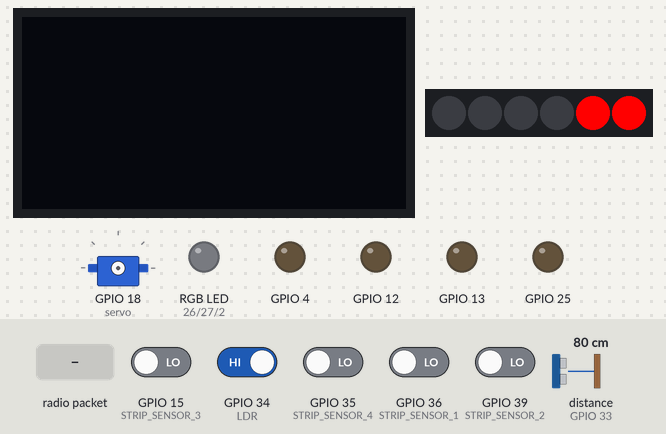
The sketch below on a simulated ESP32. On the bench: 128×64 one-colour display, 6 RGB LEDs in strip order, left to right, servo, an RGB LED mixed from three pins (HIGH = lit), output pins drawn as LEDs (lit = HIGH). Wiring (inferred from the names in the program): ultrasonic range finder: trigger GPIO 32; echo GPIO 33. Inputs (shaded band) come from the test bench; at power-on: GPIO 34 (LDR) HIGH, GPIO 15 (STRIP_SENSOR_3), GPIO 35 (STRIP_SENSOR_4), GPIO 36 (STRIP_SENSOR_1), GPIO 39 (STRIP_SENSOR_2) LOW, distance to the obstacle (sensor on GPIO 33) 80 cm. The echo pulse lasts 58.3 µs per cm; the audio player accepts every command and is not drawn; pins used as bus, display or sensor lines are not drawn.

Above: at 1.9 s.
2.0 s: GPIO 15 (STRIP_SENSOR_3) driven HIGH
At 2.3 s:
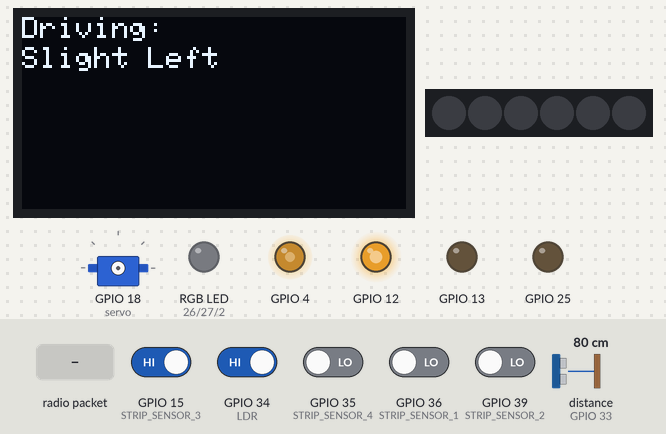
3.5 s: GPIO 35 (STRIP_SENSOR_4) driven HIGH
At 4.3 s:
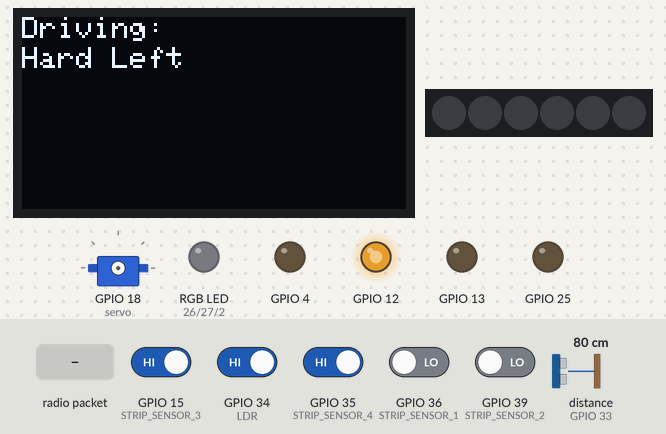
5.0 s: GPIO 39 (STRIP_SENSOR_2) driven HIGH
At 6.2 s:
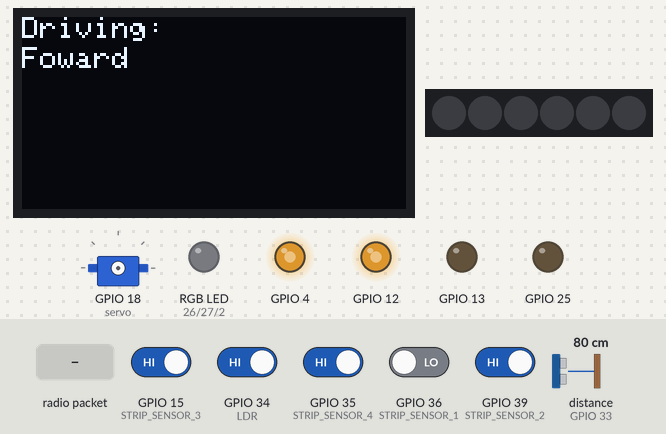
6.5 s: GPIO 36 (STRIP_SENSOR_1) driven HIGH
At 8.5 s:
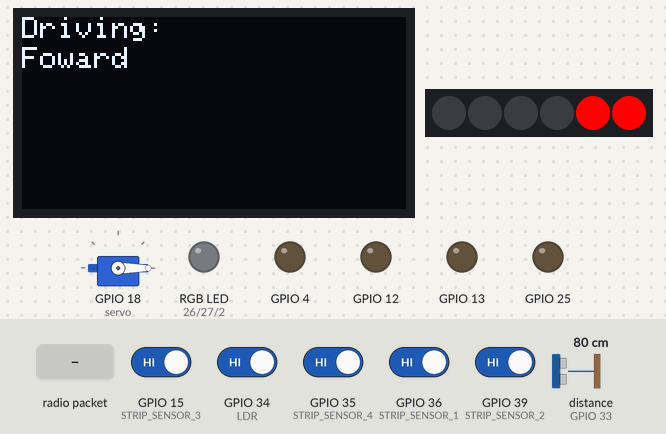
9.5 s: radio packet "Stop received" arrives
At 10.6 s:
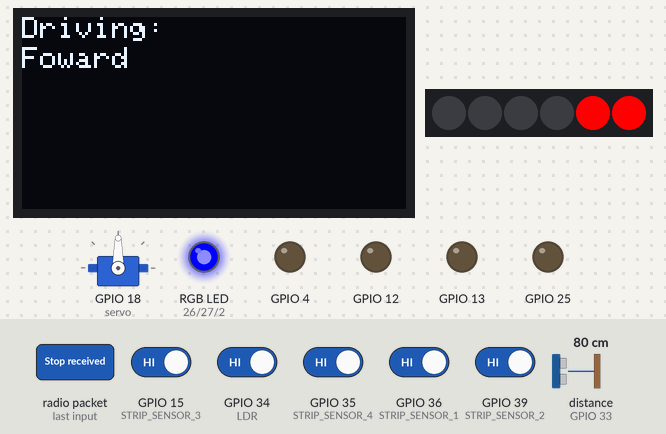
12.5 s: GPIO 34 (LDR) driven LOW
At 14.8 s:
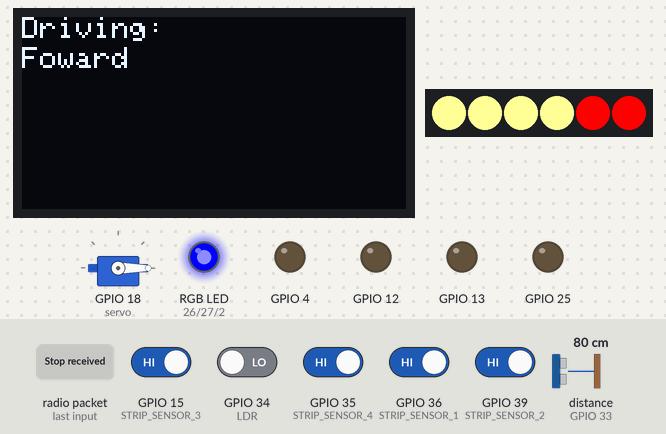
Timing chart, 0 to 16.5 s (numbered marks = the images above; inputs shaded):
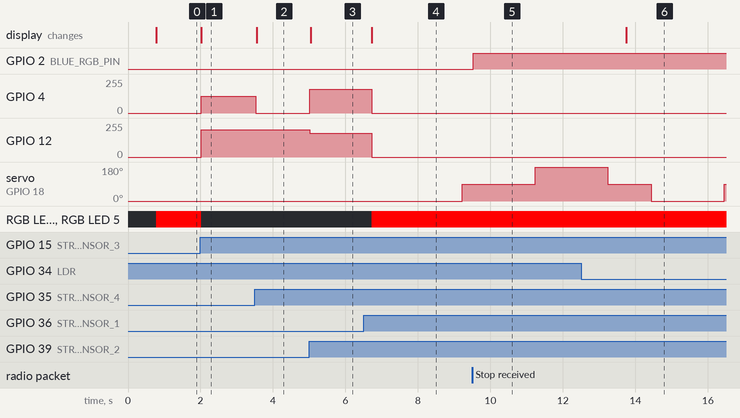

The sketch:

MasterFrom13.ino
```cpp
// === Include necessary libraries ===
#include <Wire.h>                      // For I2C communication (OLED)
#include <Adafruit_GFX.h>              // Core graphics library for OLED
#include <Adafruit_SH110X.h>           // SH1106 OLED driver
#include <WiFi.h>                      // Required for ESP-NOW on ESP32
#include <esp_now.h>                   // ESP-NOW protocol for wireless communication
#include <Adafruit_NeoPixel.h>         // Library for NeoPixel RGB LED strip
#include "DFRobotDFPlayerMini.h"       // DFPlayer Mini MP3 module control
#include <ESP32Servo.h>                // For controlling a servo motor

// === Declare servo object ===
Servo servo;                           // Servo motor object

// === OLED Display Configuration ===
#define i2c_Address 0x3c               // OLED I2C address
#define SCREEN_WIDTH 128               // OLED width in pixels
#define SCREEN_HEIGHT 64               // OLED height in pixels
#define OLED_RESET -1                  // OLED reset pin (-1 = not used)

// === Ultrasonic Sensor Configuration ===
#define triger_Pin 32                  // Ultrasonic trigger pin
#define echo_Pin 33                    // Ultrasonic echo pin
#define MIN_DISTANCE 10                // Minimum safe distance (in cm)

// === Motor Driver Pin Definitions ===
#define Motor_B1 13                    // Motor 1 - backward
#define Motor_F1 12                    // Motor 1 - forward
#define Motor_B2 25                     // Motor 2 - backward
#define Motor_F2 4                    // Motor 2 - forward

/*// === Motor Driver Pin Definitions ===
#define Motor_B1 12                    // Motor 1 - backward
#define Motor_F1 13                    // Motor 1 - forward
#define Motor_B2 4                     // Motor 2 - backward
#define Motor_F2 25                    // Motor 2 - forward
*/

// === PWM Configuration for Motors ===
#define Resolution 8                   // PWM resolution (8-bit)
#define Freq 1000                      // PWM frequency (Hz)
#define PWM_CHANNEL_B1 0               // PWM channel for Motor_B1
#define PWM_CHANNEL_F1 1               // PWM channel for Motor_F1
#define PWM_CHANNEL_B2 2               // PWM channel for Motor_B2
#define PWM_CHANNEL_F2 3               // PWM channel for Motor_F2

// === Line-Following IR Sensor Pins ===
#define STRIP_SENSOR_1 36              // Far left IR sensor
#define STRIP_SENSOR_2 39              // Mid left IR sensor
#define STRIP_SENSOR_3 15              // Mid right IR sensor
#define STRIP_SENSOR_4 35              // Far right IR sensor

// === RGB LED Pin Definitions ===
#define BLUE_RGB_PIN 2                 // Blue LED pin
#define RED_RGB_PIN 26                 // Red LED pin
#define GREEN_RGB_PIN 27               // Green LED pin

// === NeoPixel LED Strip Configuration ===
#define NEOPIXEL_PIN 5                 // NeoPixel data pin
#define NUM_PIXELS 6                   // Number of NeoPixels in the strip

// === LDR (Light Sensor) Pin ===
#define LDR 34                         // Analog pin connected to LDR

// === LDR Day/Night Flag ===
bool flagLDR = true;                  // Used to announce day/night only once per change

// === ESP-NOW Communication ===
char lastReceivedMsg[20] = "";        // Stores the most recent message from slave

// === Slave ESP32 MAC Address ===
uint8_t slaveAddress[] = {0xFC, 0xE8, 0xC0, 0x91, 0x6D, 0x54};  // Slave device MAC
//0xFC, 0xE8, 0xC0, 0x91, 0x6D, 0x54

// === Peripheral Objects Initialization ===
Adafruit_NeoPixel NeoPixel(NUM_PIXELS, NEOPIXEL_PIN, NEO_GRB + NEO_KHZ800);  // NeoPixel object
Adafruit_SH1106G display = Adafruit_SH1106G(SCREEN_WIDTH, SCREEN_HEIGHT, &Wire, OLED_RESET); // OLED object

// === DFPlayer Mini Audio Setup ===
HardwareSerial mp3Serial(1);          // Use UART1 (TX1/RX1) for DFPlayer Mini
DFRobotDFPlayerMini mp3;              // Create DFPlayer object for MP3 control

// ===== Function Declarations =====
void headLights(float distance);
void dayNightMode();
void displayMessage(String title, String message);
void onDataSent(const uint8_t *mac_addr, esp_now_send_status_t status);
void onDataRecv(const esp_now_recv_info_t *mac, const uint8_t *incomingData, int len);
float calculateDistance();
void motorsWrite(float m1, float m2, float m3, float m4);
void moveServo(int angle);

// ===== Function Definitions Start =====

/**
 * @brief Controls NeoPixel headlights and brake lights based on ambient light and distance to an obstacle.
 *
 * @param distance Distance to the nearest obstacle. Used to determine if the robot should stop.
 */
void headLights(float distance)
{
  NeoPixel.clear();
  if ((digitalRead(LDR) == LOW && distance < MIN_DISTANCE) || (digitalRead(LDR) == LOW)) // Night and stop or night -> all leds
  {
    // Turn on all the light since it is noght and stop the lights

    // The front leds will be white (because of the blue tint we put it on 150)
    NeoPixel.setPixelColor(0, NeoPixel.Color(255, 255, 150));
    NeoPixel.setPixelColor(1, NeoPixel.Color(255, 255, 150));
    NeoPixel.setPixelColor(2, NeoPixel.Color(255, 255, 150));
    NeoPixel.setPixelColor(3, NeoPixel.Color(255, 255, 150));

    // The back leds will be red
    NeoPixel.setPixelColor(4, NeoPixel.Color(255, 0, 0));
    NeoPixel.setPixelColor(5, NeoPixel.Color(255, 0, 0));

    NeoPixel.show(); // update to the NeoPixel Led Strip

  }

  else if (digitalRead(LDR) == HIGH && distance < MIN_DISTANCE) // Light and stop -> only back leds
  {
    // Only the back leds will be red
    NeoPixel.setPixelColor(4, NeoPixel.Color(255, 0, 0));
    NeoPixel.setPixelColor(5, NeoPixel.Color(255, 0, 0));

    NeoPixel.show(); // update to the NeoPixel Led Strip
  }

  else
  {
    NeoPixel.clear();
    NeoPixel.show();
  }

}


/**
 * @brief Activates rear brake lights using NeoPixels.
 *
 * This function is typically called when the robot is stopping, idle, or at an intersection.
 */
void brakeLights()
{
  NeoPixel.setPixelColor(4, NeoPixel.Color(255, 0, 0));
  NeoPixel.setPixelColor(5, NeoPixel.Color(255, 0, 0));

  NeoPixel.show(); // update to the NeoPixel Led Strip
}

/**
 * @brief Detects transition between day and night using the LDR sensor and plays corresponding audio.
 *
 * Plays a night mode audio cue if transitioning to night,
 * or a day mode cue if transitioning to day. Uses a flag to prevent repeated playback.
 */
void dayNightMode()
{
  // Check if it is currently night (LDR reads LOW)
  if ((digitalRead(LDR) == LOW))
  {
      // If this is the first time detecting night, play night mode audio
      if(flagLDR)
      {
          mp3.play(2); // Play the second MP3 file (0002.mp3) indicating night mode
          flagLDR = false; // Clear flag to avoid replaying the audio repeatedly
      }
  }
  else
  {
      // It is day (LDR reads HIGH)
      if(flagLDR)
      {
          mp3.play(3); // Play the third MP3 file (0003.mp3) indicating day mode
          flagLDR = false; // Clear flag to avoid replaying the audio repeatedly
      }
  }
}

/**
 * @brief Displays a title and a message on the OLED screen.
 *
 * @param title   The title text to display at the top.
 * @param message The message text to display below the title.
 */
void displayMessage(String title, String message)
{
  display.clearDisplay();               // Clear the OLED display buffer
  display.setTextSize(1);               // Set text size to normal
  display.setCursor(0, 0);              // Set cursor to top-left corner
  display.println(title);               // Print the title
  display.setCursor(0, 10);             // Move cursor to next line (y=10)
  display.println(message);             // Print the message
  display.display();                    // Send buffer to the OLED to update screen
}

/**
 * @brief Callback function called when data is sent via ESP-NOW.
 *
 * @param mac_addr MAC address of the receiver.
 */
void onDataSent(const uint8_t *mac_addr, esp_now_send_status_t status)
{
}

/**
 * @brief Callback function called when data is received via ESP-NOW.
 *
 * @param mac         MAC address of the sender.
 * @param incomingData Pointer to the incoming data buffer.
 * @param len         Length of the incoming data.
 */
void onDataRecv(const esp_now_recv_info_t *mac, const uint8_t *incomingData, int len)
{
  char receivedMsg[len + 1];
  memcpy(receivedMsg, incomingData, len); // Copy received bytes to local buffer
  receivedMsg[len] = '\0';                 // Null-terminate string

  if (strcmp(receivedMsg, "Stop received") == 0)
  {
    // Indicate stopping by turning on blue RGB LED and turning off others
    digitalWrite(RED_RGB_PIN, LOW);
    digitalWrite(GREEN_RGB_PIN, LOW);
    digitalWrite(BLUE_RGB_PIN, HIGH);
  }
  else if (strcmp(receivedMsg, "Start received") == 0)
  {
    // Indicate starting by turning on green RGB LED and turning off others
    digitalWrite(RED_RGB_PIN, LOW);
    digitalWrite(GREEN_RGB_PIN, HIGH);
    digitalWrite(BLUE_RGB_PIN, LOW);
  }
}

/**
 * @brief Measures distance using an ultrasonic sensor.
 *
 * @return Distance measured in centimeters.
 */
float calculateDistance()
{
  digitalWrite(triger_Pin, LOW);           // Ensure trigger pin is low
  delayMicroseconds(2);                     // Short delay to settle sensor
  digitalWrite(triger_Pin, HIGH);          // Send 10µs trigger pulse
  delayMicroseconds(10);
  digitalWrite(triger_Pin, LOW);
  float Duration = pulseIn(echo_Pin, HIGH); // Measure the echo pulse duration
  float distance = Duration / 58.0;         // Convert duration to distance in cm
  return distance;
}

/**
 * @brief Controls the speed of four motors using PWM signals.
 *
 * @param m1 Speed for motor 1 (range 0.0 to 1.0).
 * @param m2 Speed for motor 2 (range 0.0 to 1.0).
 * @param m3 Speed for motor 3 (range 0.0 to 1.0).
 * @param m4 Speed for motor 4 (range 0.0 to 1.0).
 */
void motorsWrite(float m1, float m2, float m3, float m4)
{
  ledcWrite(Motor_F1, m1 * 255); // Write PWM value for motor 1
  ledcWrite(Motor_F2, m2 * 255); // Write PWM value for motor 2
  ledcWrite(Motor_B1, m3 * 255); // Write PWM value for motor 3
  ledcWrite(Motor_B2, m4 * 255); // Write PWM value for motor 4
}

/**
 * @brief Moves the servo to the specified angle.
 *
 * @param angle Angle to move the servo to (degrees).
 */
void moveServo(int angle)
{
  servo.attach(18, 500, 2500);  // Attach servo to pin 18 with min/max pulse widths
  servo.write(angle);           // Move servo to the desired angle
  delay(500);                  // Wait for servo to reach the position
  servo.detach();              // Detach to save power and free pin
}


void setup()
{
  // ===== LED Declarations =====

  // Initialize all LEDs as output
  pinMode(RED_RGB_PIN, OUTPUT);
  pinMode(GREEN_RGB_PIN, OUTPUT);
  pinMode(BLUE_RGB_PIN, OUTPUT);

  // Turn all LEDs off initially
  digitalWrite(RED_RGB_PIN, LOW);
  digitalWrite(GREEN_RGB_PIN, LOW);
  digitalWrite(BLUE_RGB_PIN, LOW);

  // ===== OLED Display Declaration =====

  // Initialize the display
  display.begin(i2c_Address,true);
  display.clearDisplay();
  display.setTextColor(SH110X_WHITE);

  // ===== Communication between ESP32 Declarations =====

  WiFi.mode(WIFI_STA);

  if (esp_now_init() != ESP_OK)
  {
    displayMessage("Error", "Init ESP-NOW");
    return;
  }

  esp_now_register_send_cb(onDataSent);
  esp_now_register_recv_cb(onDataRecv);

  esp_now_peer_info_t peerInfo = {};
  memcpy(peerInfo.peer_addr, slaveAddress, 6);
  peerInfo.channel = 0;
  peerInfo.encrypt = false;

  if (esp_now_add_peer(&peerInfo) != ESP_OK)
  {
    displayMessage("Error", "Add Peer Fail");
    return;
  }

  // ===== Ultrasonic Declaration =====

  pinMode(triger_Pin, OUTPUT);
  pinMode(echo_Pin, INPUT);

  // ===== PWM for Motors Declarations =====

  ledcAttachChannel(Motor_B1 , Freq, Resolution, PWM_CHANNEL_B1);
  ledcAttachChannel(Motor_F1 , Freq, Resolution, PWM_CHANNEL_F1);
  ledcAttachChannel(Motor_B2 , Freq, Resolution, PWM_CHANNEL_B2);
  ledcAttachChannel(Motor_F2 , Freq, Resolution, PWM_CHANNEL_F2);

  // ===== Strip Sensors Declarations =====

  pinMode(STRIP_SENSOR_1, INPUT);
  pinMode(STRIP_SENSOR_2, INPUT);
  pinMode(STRIP_SENSOR_3, INPUT);
  pinMode(STRIP_SENSOR_4, INPUT);

  // ===== NeoPixel Declarations =====

  NeoPixel.begin(); // initialize NeoPixel strip object (REQUIRED)
  delay (200);

  NeoPixel.clear(); // Start the program with lights off
  NeoPixel.show(); // update to the NeoPixel Led Strip

  // ===== LDR Declaration =====

  pinMode(LDR, INPUT); // Init the LDR

  // ===== mp3 Declaration =====

  // Start Serial communication with DFPlayer Mini
  mp3Serial.begin(9600, SERIAL_8N1, 16, 17);  //rx=16, tx=17

  mp3.begin(mp3Serial); // Initialize DFPlayer Mini
  mp3.volume(50); // Set volume to 50
}

void loop()
{
  // Handle day/night mode changes, possibly playing sounds or adjusting lights
  dayNightMode();

  // Measure the distance from an obstacle using ultrasonic sensor
  float distance = calculateDistance();

  // Update headlights based on distance and ambient light
  headLights(distance);

  // If obstacle is too close, stop the robot
  if (distance < MIN_DISTANCE)
  {
    const char *message = "Stop"; // Prepare stop message
    esp_now_send(slaveAddress, (uint8_t *)message, strlen(message)); // Send stop command to slave

    motorsWrite(0, 0, 0, 0);          // Stop all motors
  }

  else
  {
    // Check if all 4 strip sensors detect the line (possible intersection or T-junction)
    if (digitalRead(STRIP_SENSOR_1) && digitalRead(STRIP_SENSOR_2) && digitalRead(STRIP_SENSOR_3) && digitalRead(STRIP_SENSOR_4))
    {
      bool Tintersection = true;
      delay(200);  // Wait briefly to stabilize sensor readings

      // If either center sensor does NOT see the line, it's not a proper T-junction
      if (!digitalRead(STRIP_SENSOR_2) || !digitalRead(STRIP_SENSOR_3))
      {
        Tintersection = false;
      }

      motorsWrite(0, 0, 0, 0);  // Stop the motors
      brakeLights();            // Turn on brake lights

      const char *message = "Stop";  // Send stop command
      esp_now_send(slaveAddress, (uint8_t *)message, strlen(message));

      delay(500);  // Pause before scanning environment

      // Scan right
      moveServo(0);  // Rotate servo to 0°
      moveServo(0);
      delay(500);
      float disR = calculateDistance();  // Measure right-side distance
      delay(500);

      // Scan forward
      moveServo(90);  // Rotate servo to 90°
      moveServo(90);
      delay(500);
      float disF = calculateDistance();  // Measure forward distance
      delay(500);

      // Scan left
      moveServo(180);  // Rotate servo to 180°
      moveServo(180);
      delay(500);
      float disL = calculateDistance();  // Measure left-side distance
      delay(500);

      // Reset servo to center
      moveServo(90);

      // Decision-making: go in the direction with most space
      if ((disF > disR) && (disF > disL) && Tintersection)
      {
        const char *message = "F";  // Go Forward
        esp_now_send(slaveAddress, (uint8_t *)message, strlen(message));

        motorsWrite(0.7, 0.7, 0, 0);  // Drive forward
        delay(1000);
      }
      else if ((disR > disF) && (disR > disL))
      {
        const char *message = "R";  // Turn Right
        esp_now_send(slaveAddress, (uint8_t *)message, strlen(message));

        motorsWrite(0, 0.8, 0, 0);  // Rotate right
        delay(1000);
        // Keep turning until center sensors detect line again
        while (!digitalRead(STRIP_SENSOR_2) && !digitalRead(STRIP_SENSOR_3));
      }
      else if ((disL > disF) && (disL > disR))
      {
        const char *message = "L";  // Turn Left
        esp_now_send(slaveAddress, (uint8_t *)message, strlen(message));

        motorsWrite(0.8, 0, 0, 0);  // Rotate left
        delay(1000);
        // Keep turning until center sensors detect line again
        while (!digitalRead(STRIP_SENSOR_2) && !digitalRead(STRIP_SENSOR_3));
      }
    }

    // If center sensors (2 & 3) are on the line — continue forward
    else if (digitalRead(STRIP_SENSOR_2) && digitalRead(STRIP_SENSOR_3))
    {
      const char *message = "Start";  // Notify slave to start
      esp_now_send(slaveAddress, (uint8_t *)message, strlen(message));

      motorsWrite(0.7, 0.7, 0, 0);  // Move forward
      displayMessage("Driving:", "Foward");  // Show status on OLED
    }

    // Extreme correction to the left (only far-left sensor detects line)
    else if (digitalRead(STRIP_SENSOR_4))
    {
      motorsWrite(0.8, 0, 0, 0);  // Turn left in place
      displayMessage("Driving:", "Hard Left");

      // Keep turning left until center sensors detect the line
      while (!digitalRead(STRIP_SENSOR_2) && !digitalRead(STRIP_SENSOR_3))
      {
        motorsWrite(0.8, 0, 0, 0);
      }
    }

    // Extreme correction to the right (only far-right sensor detects line)
    else if (digitalRead(STRIP_SENSOR_1))
    {
      motorsWrite(0, 0.8, 0, 0);  // Turn right in place
      displayMessage("Driving:", "Hard Right");

      // Keep turning right until center sensors detect the line
      while (!digitalRead(STRIP_SENSOR_2) && !digitalRead(STRIP_SENSOR_3))
      {
        motorsWrite(0, 0.8, 0, 0);
      }
    }

    // Minor left correction (slight drift detected by sensor 3)
    else if (digitalRead(STRIP_SENSOR_3))
    {
      displayMessage("Driving:", "Slight Left");
      motorsWrite(0.8, 0.5, 0, 0);  // Adjust left
    }

    // Minor right correction (slight drift detected by sensor 2)
    else if (digitalRead(STRIP_SENSOR_2))
    {
      displayMessage("Driving:", "Slight Right");
      motorsWrite(0.5, 0.8, 0, 0);  // Adjust right
    }

    // No line detected by any sensor — stop as a fallback safety mechanism
    else
    {
      const char *message = "Stop course";  // Notify slave
      esp_now_send(slaveAddress, (uint8_t *)message, strlen(message));

      motorsWrite(0, 0, 0, 0);  // Stop all motors
      brakeLights();           // Turn on brake lights
    }
  }

}
```

Measured:
- after the input at 2.0 s, GPIO 4: 0/255 → 127/255 at once; GPIO 12: 0/255 → 203/255 at once; RGB LED 4, RGB LED 5: RGB(255, 0, 0) → off at once; the display: changes at once (image 1)
- after the input at 3.5 s, GPIO 4: 127/255 → 0/255 at once; the display: changes after 0.05 s (image 2)
- after the input at 5.0 s, GPIO 4: 0/255 → 177/255 at once; GPIO 12: 203/255 → 177/255 at once; the display: changes at once (image 3)
- after the input at 6.5 s, GPIO 4, GPIO 12: 177/255 → 0/255 after 0.22 s; servo on GPIO 18 (servo): 0° → 90° after 2.7 s; RGB LED 4, RGB LED 5: off → RGB(255, 0, 0) after 0.22 s
- after the input at 9.5 s, GPIO 2 (BLUE_RGB_PIN): LOW → HIGH at once
